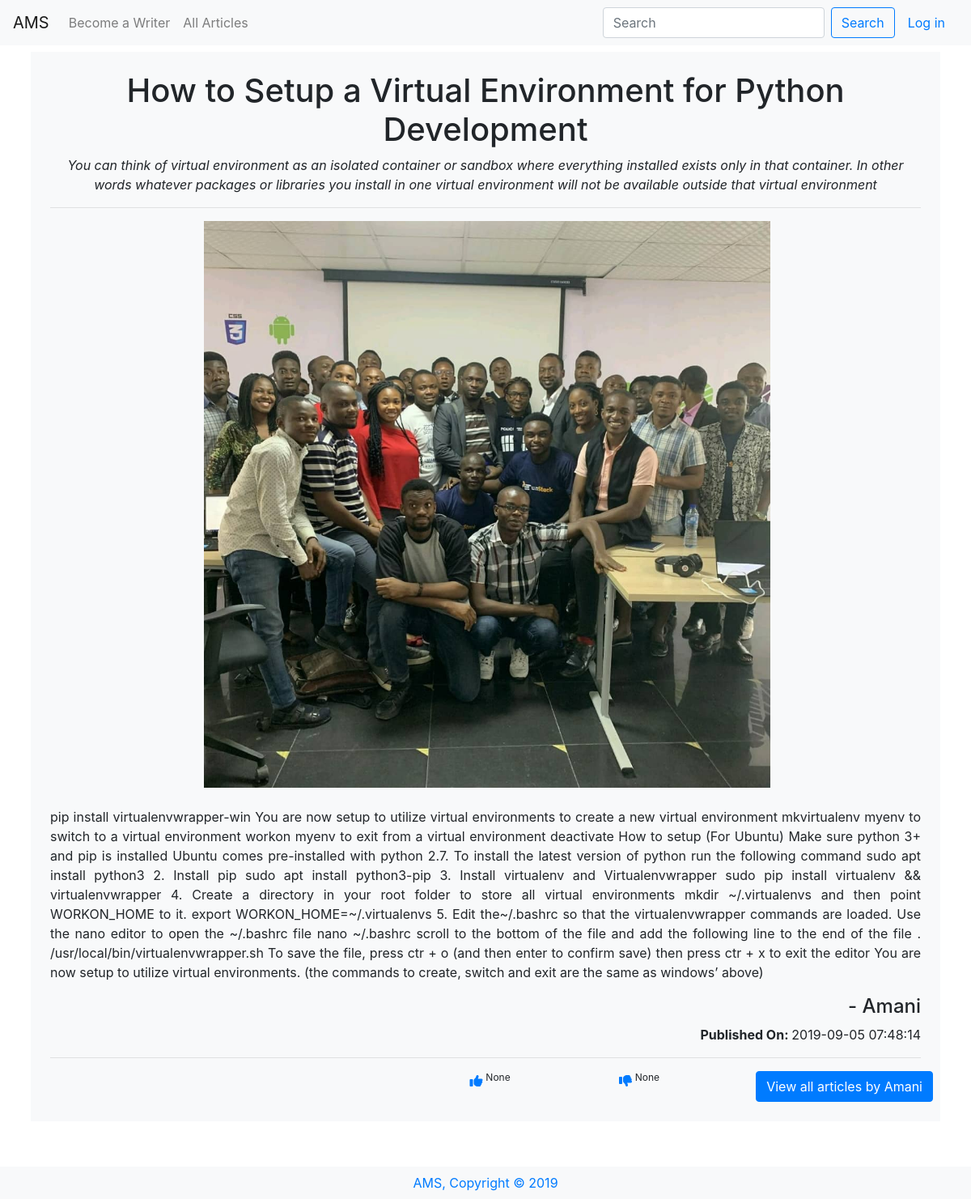
The app's page /viewone/8, older data.
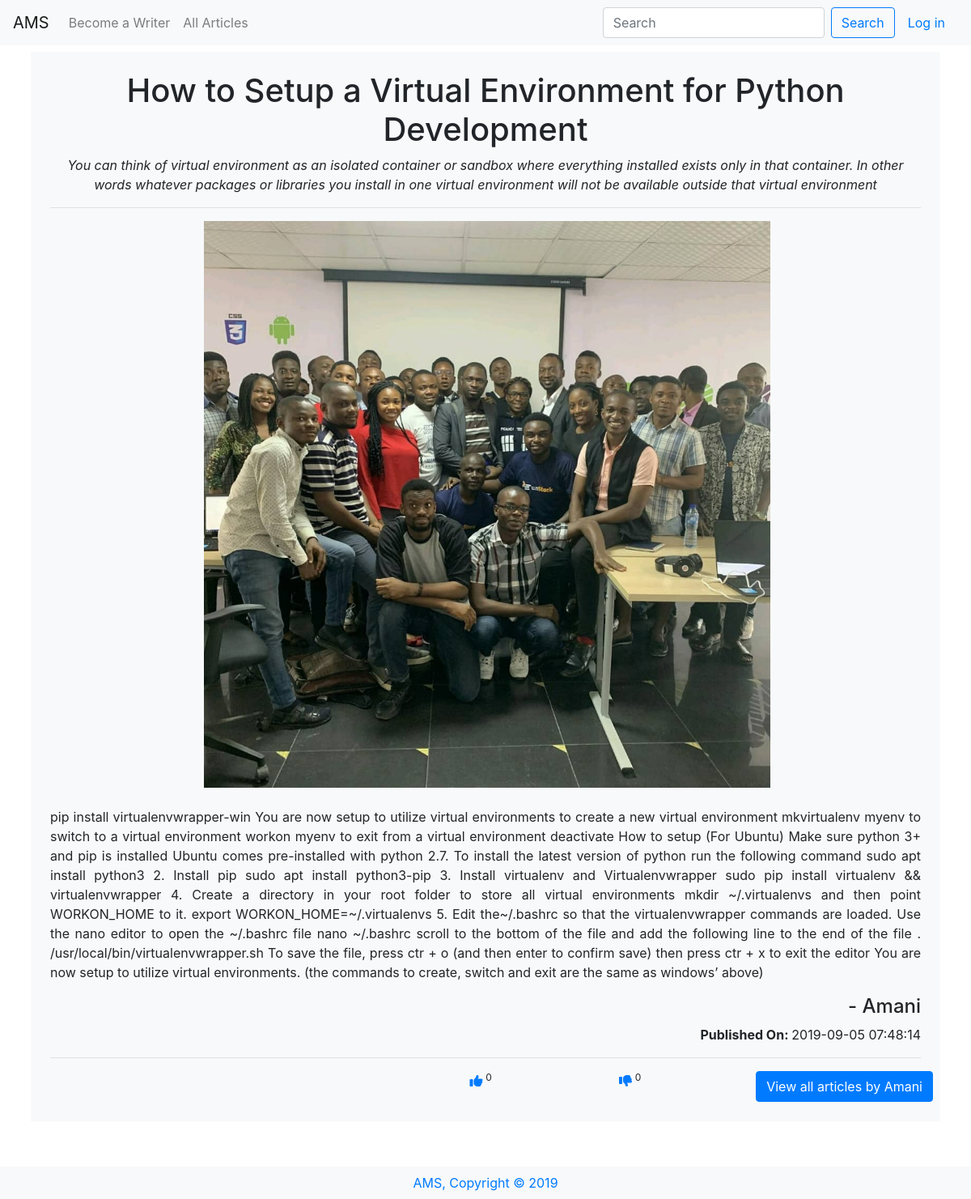
The same page, newer data.
### tables this page shows
CREATE TABLE 'articles' ('id' integer PRIMARY KEY AUTOINCREMENT NOT NULL, 'userid' smallint NOT NULL, 'title' varchar(255) NOT NULL, 'description' varchar(300) NOT NULL, 'content' text NOT NULL, 'like' smallint, 'dislike' smallint, 'image' bytea, 'date' timestamp NOT NULL DEFAULT CURRENT_TIMESTAMP);

CREATE TABLE users(
    id INTEGER NOT NULL PRIMARY KEY,
    username VARCHAR(255) NOT NULL UNIQUE,
    email VARCHAR(255) NOT NULL UNIQUE,
    password VARCHAR(255) NOT NULL
);

### application.py (the view)
@app.route("/viewone/<id>")
def viewone(id):
    rows = db.execute("SELECT * FROM users JOIN articles ON users.id = articles.userid WHERE articles.id=:id", id=id)
    return render_template("viewone.html", datum=rows[0])

### application.py (called while the page is built)
@app.after_request
def after_request(response):
    response.headers["Cache-Control"] = "no-cache, no-store, must-revalidate"
    response.headers["Expires"] = 0
    response.headers["Pragma"] = "no-cache"
    return response

### templates/viewone.html
{% extends "layout.html" %} {% block title %} View - {{ datum.title }} {% endblock %}
{% block main%}
      <div class="article mb-5 bg-light p-4">
        <div class="article_head">
        <h1>{{ datum.title }}</h1>
        <p><i>{{ datum.description }}</i></p>
      </div>
        <div class="article_body" id="more{{ datum.id }}">
        <hr>
        <div class="article_image mb-4"><img src="/static/testpic.jpeg" alt="{{ datum.title }}"></div>
        <p class="text-justify">{{ datum.content }}</p>
      </div>
      <h4 class="text-right">- {{ datum.username }}</h4>
      <p class="text-right"><b>Published On: </b>{{ datum.date }}</p>
      <hr>
        <div class="article_footer row">
          <span class="col-2 text-left"><b><i class="fas fa-thumbs-up text-primary"></i> </b><sup>{{ datum.like }}</sup></span>
          <span class="col-2 text-left"><b><i class="fas fa-thumbs-down text-primary"></i> </b><sup>{{ datum.dislike }}</sup></span>
          <a href="/viewall/{{ datum.userid }}"><button class="float-right btn btn-primary">View all articles by {{ datum.username }}</button></a>
        </div>
      </div>
    {% endblock %}

### templates/layout.html (shortened to what this page needs)
<!DOCTYPE html>
<html lang="en">
  <head>
    <link
      rel="stylesheet"
      href="/static/bootstrap.min.css"
    />
    <link rel="stylesheet" href="/static/styles.css" />
  </head>
  <body>
    <nav class="navbar navbar-expand-lg navbar-light bg-light">
      <a class="navbar-brand" href="/">AMS</a>
      <div class="collapse navbar-collapse" id="navbarSupportedContent">
        <ul class="navbar-nav mr-auto">
          {% if session.user_id %}
          <li class="nav-item">
            <a class="nav-link" href="/article">Write an Article</a>
          </li>
          <li class="nav-item">
            <a class="nav-link" href="/view">My Articles</a>
          </li>
          {% else %}
          <li class="nav-item">
            <a class="nav-link" href="/register">Become a Writer</a>
          </li>
          {% endif %}
          <li class="nav-item">
            <a class="nav-link" href="/viewall">All Articles</a>
          </li>
        </ul>
        <form class="form-inline my-2 my-lg-0" action="/search" method="POST">
          <input
            class="form-control mr-sm-2"
            type="search"
            name="search"
            placeholder="Search"
          />
          <button class="btn btn-outline-primary my-2 my-sm-0" type="submit">
            Search
          </button>
          {% if session.user_id %}
          <a class="nav-link" href="/logout">Log out</a>
          {% else %}
          <a class="nav-link" href="/login">Log in</a>
          {% endif %}
        </form>
      </div>
    </nav>
    <main class="container p-2">
      {% block main %}{% endblock %}
    </main>
    <footer class="text-center bg-light p-2">
      <a href="/">AMS, Copyright &copy; 2019</a>
    </footer>
  </body>
</html>

### static/styles.css (style rules this page uses)
h1 { text-align: center; }
main { text-align: center; }
.article_image { display: flex; max-height: 700px; }
.article_image img { object-fit: contain; }
.article_footer { display: flex; justify-content: flex-end; }

Row changes from the older to the newer data that the page shows:
changed articles "How to Setup a Virtual Environment for Python Development": like (not shown) → "0"; dislike (not shown) → "0"
Text that changed along with them:
{{ datum.like }}: "None" → (not shown)
{{ datum.dislike }}: "None" → (not shown)
